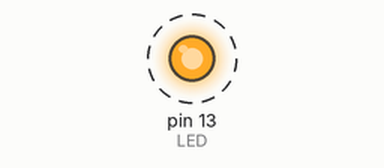
This sketch was run on a simulated Arduino Uno, built with avr-gcc and run on an emulated ATmega328P. Parts: output pins drawn as LEDs (lit = HIGH). Dashed ring = blinking. What the sketch prints to the serial monitor is not drawn.

Above: at 0.5 s.
Timing chart, 0 to 4.6 s (numbered marks = the images above):
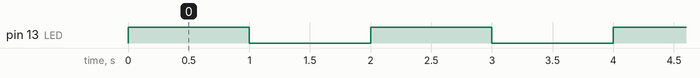

The sketch:

project12.ino
```cpp
#include <TimerOne.h>

#define LED 13

void setup(){
  Serial.begin(9600);

  pinMode(LED, OUTPUT);

  Timer1.initialize(1000000);
  Timer1.attachInterrupt(TimerInterrupcao);

  digitalWrite(LED, HIGH);
}

void loop(){

}

void TimerInterrupcao(){
  Serial.print("Tempo: ");
  Serial.println(millis());
  digitalWrite(LED, !digitalRead(LED));
}
```

Measured:
- by itself, pin 13 (LED): alternates HIGH for 1.0 s and LOW for 1.0 s
